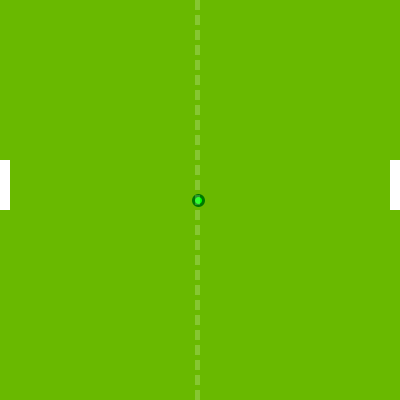
Frame 1 (no input)
Frame 60 (the mouse pressed at the canvas centre just before this capture): identical to frame 1, image omitted
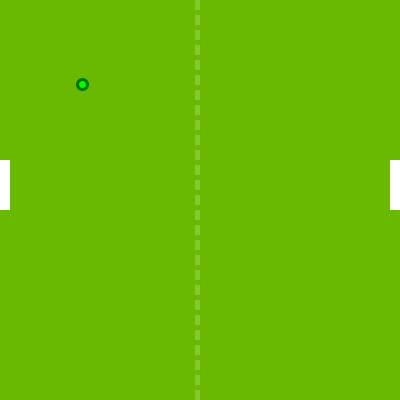
Frame 120 (the mouse held since frame 60 and released just before this capture)

The Processing sketch that drew these frames (run headless with seeded random() and noise(); from frame 60 on, the mouse is pressed at the canvas centre):

// Processing sketch: processing_79754
// ── processing_79754.pde

/*Initialize variables*/
float paddleX, paddleY, paddlerX, paddlerY;
int sizeAcross=10, sizeDown=50;
float x,y;
float posX, posY;
float speedX=0;
float speedY=0;
int shapeSize=10;
int dashX, dashY;
int dashWidth=5, dashHeight=10;
boolean rMove;
float r;
void setup()
{
size (400,400);
/*When the game starts assign paddle position. 
Keep them in the middle on the left and right*/
paddleX=0;
paddleY=height/2-40;
paddlerX=0; 
paddlerY=height/2-40;


smooth();
  posX=width/2;
  posY=height/2;
  dashX=width/2-dashWidth;
  dashY=0;
}

void draw()

{
  /* Assign the dashed line position in centre screen*/
  dashX=width/2-dashWidth;
  dashY=0;
           
  background(105,185,0);
  strokeWeight(3);
  stroke(0,120,0);
  fill (0,255,0);
 
  /*Assign Ball*/
  ellipse(posX-2,posY,shapeSize,shapeSize);
  noStroke();
  fill(255);
  
  /* Assign the paddle dimensions */
  rect(paddleX, paddleY, sizeAcross,sizeDown);
  rect(paddlerX+width-sizeAcross, paddlerY, sizeAcross,sizeDown);
  
  /* Set the position of the ball*/
  posX =posX + speedX;
  posY =posY +speedY;
  fill(255,50);
  
  /* Dashed line in the centre of the screen*/
  while(dashY<height)
         {
           noStroke();
           rect(dashX,dashY,dashWidth,dashHeight);
            dashY=dashY+ (dashHeight+5);
         }
  /* 
  The UP and DOWN arrow keys control the right paddle. If a key on the keyboard is pressed and if it's UP or DOWN the right paddle moves. 
  The paddle speed is paddle+2
  The UP and DOWN need to be limited so as the paddle doesn't move off screen.  */
  
  /* If the ball hits the paddle on the left or right it bounces back at negative speed  */
   if( posX >= width-paddlerX -10 && posY >= paddlerY && posY <= paddlerY + sizeDown)
 {
   /* Make the speed from the paddle have a random negative speed so as it's not a predictable speed*/
  speedX=speedX*-random(1,.5);
  /* Check if the ball hits the paddle*/
 }
 if(posX <= 10  && posY >=paddleY && posY <= paddleY + sizeDown)   
/* One the ball hits the paddle it bounces back at a negative speed with negated by a random number generated between ).5 and 1.
This is to avoid the game being too predictable*/
 {
 speedX=speedX*-random(1,.5);
 }    
    
    /*Constraints for the ball. If the ball goes to the top or bottom it bounces back at speed -1.*/  
 if (posY>=height)
  {
    speedY=speedY*-1;
  }
  else if(posY<=0)
  {
    speedY=speedY*-1;
  }

/*If the up arrow key is pressed the right paddle moves up the screen*/
 if (keyPressed)
  {
    if (key == CODED)
    {
      if (keyCode == UP) 
      {
      paddlerY=paddlerY-10;
      /* Limit the paddle moving off the top of the screen*/ 
      
      if (paddlerY<=-5)
      {
        paddlerY=paddlerY+10;
      }
     }
    }
  }
  
/*If the down arrow key is pressed the right paddle moves down the screen*/

if (keyPressed)
   {
     if(keyCode==DOWN)
     {
       paddlerY=paddlerY+10;
      /* Limit the paddle moving off the bottom of the screen*/
       if (paddlerY>=height-50)
       {
         paddlerY=height-52;
         
       }
     }
   }


if (keyPressed)
   
   /* Assign the Q, q, A, a to the left paddle. */
  {
    if (key == 'Q' || key == 'q')
    {
      paddleY=paddleY-10;
       /* Constrain the left paddle from moving off the top of the screen.*/
       if (paddleY<=-5)
        {
          paddleY=paddleY+10;
        }
    }
  }
 
if (keyPressed) 
   {
     if(key== 'A' || key == 'a')
      {
        paddleY=paddleY+10;
      /* Constrain the left paddle from moving off the bottom of the screen.*/
       if (paddleY>=height-50)
         {
           paddleY=height-52;
         }
      }
   }
            
      
    if(posX>=width)
    {
     /* Print message win for left paddle*/
      println("Point to Left Player");
      posX = width/2;
      posY = height/2;
      speedX=0;
      speedY=0;
       /*Declare boolean statement that the ball not exited left of frame so it has right*/
     rMove=false;
    }
    if(posX<=0)
    {
      /* Print message win for right paddle*/
      println("Point to Right Player");
      posX = width/2;
      posY = height/2;
      speedX=0;
      speedY=0;
      /*Declare boolean statement that the ball exited leftt of frame*/
       rMove=true;
    }

  
   if (mousePressed) 
   /*If the ball has exited left of frame then the right paddle has won the point and the ball
   should move to them ie move right*/
        {
        if (rMove==true)
              {
              /*Ball starts at speed*/
             speedX= 2;
             speedY= 2;
              }
   /*If the ball has exited right of frame then the left paddle has won the point and the ball
   should move to them ie move left*/
         else if (rMove==false)
           {
               speedX=-2;
               speedY=-2;
           }
        


}}
